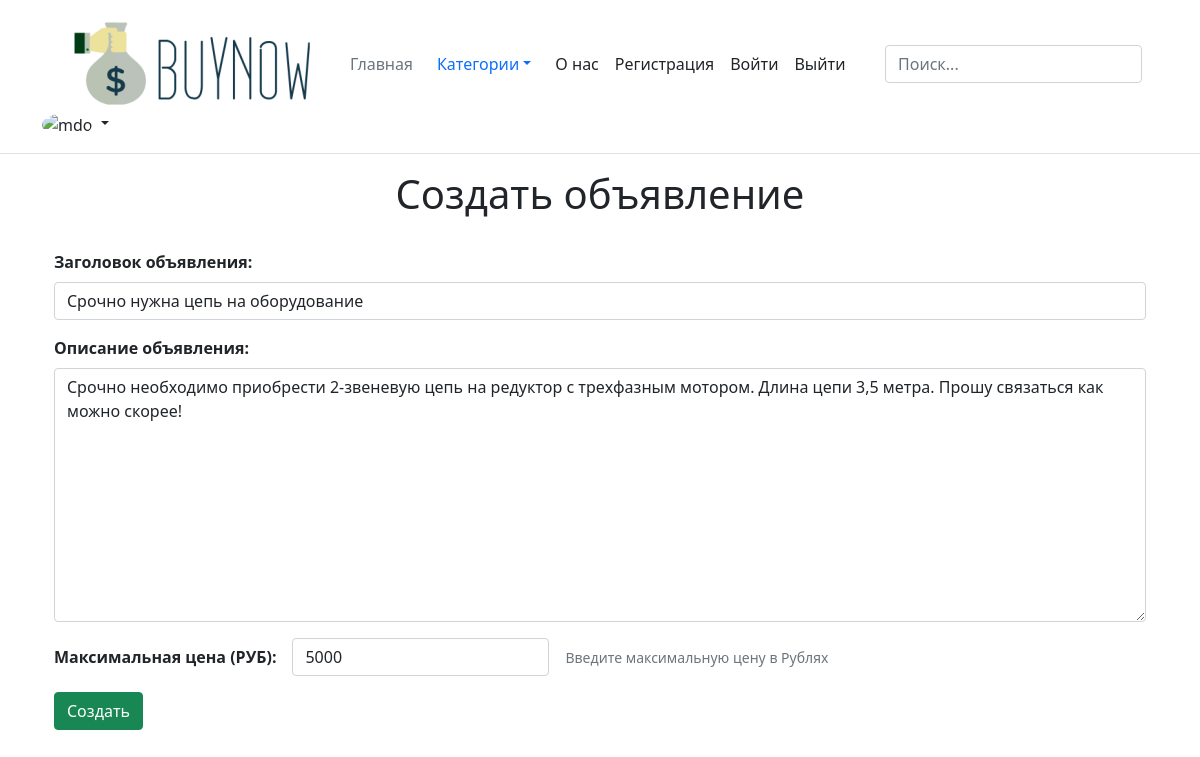
/Другое/edit_other/5/, run on the app's committed database.
### category_other/models.py (models this page shows)
class Other_Ad(Ad):
    category = 'Другое'
    class Meta:
        verbose_name = 'Другое'
        verbose_name_plural = 'Другое'

### category_other/forms.py
class OtherForm(CreateForm):
    class Meta(CreateForm.Meta):
        model = Other_Ad

### ad/general_services.py (called while the page is built)
def show_ad_edditing_page(request, Model_object, Model_form, ad_id, template):
    current_ad = Model_object.objects.get(id=ad_id)
    if request.method != 'POST':
        form = Model_form(instance=current_ad)
    else:
        form = Model_form(instance=current_ad, data=request.POST)
        if form.is_valid():
            form.save()
            return redirect('main')
    context = {'ad': current_ad, 'form': form}
    return render(request, template, context)

### category_other/views.py (called while the page is built)
def edit_other_ad(request, category_other_id):
    return show_ad_edditing_page(request, Other_Ad, OtherForm, category_other_id, 'category_other/edit_other.html')

### category_other/templates/category_other/edit_other.html (shortened to what this page needs)
{% extends 'category_other/create_other.html' %}

### ad/templates/ad/base_create_form.html (shortened to what this page needs)
{% extends 'ad/base.html' %}
{% block content %}
    <h1 align='center'>Создать объявление</h1><br>
    <form method="post">
        <div class="container">
            <div class="mb-3">
                    <label for="title" class="form-label"><b>Заголовок объявления:</b></label>
                    {{ form.title }}
            </div>
            <div class="mb-3">
                <label for="text" class="form-label"><b>Описание объявления:</b></label>
                {{ form.text }}
            </div>
            <div class="row g-3 align-items-center mb-3">
                <div class="col-auto">
                    <label for="max_price" class="col-form-label"><b>Максимальная цена (РУБ):</b></label>
                </div>
                <div class="col-auto">
                    {{ form.max_price }}
                </div>
                <div class="col-auto">
                    <span id="priceHelpLine" class="form-text">
                        Введите максимальную цену в Рублях
                    </span>
                </div>
            </div>
            <button type="submit" class="btn btn-success">Создать</button>
        </div>
    </form>
{% endblock %}

### data on the page
Other_Ad: title "Срочно нужна цепь на оборудование", text "Срочно необходимо приобрести 2-звеневую цепь на редуктор с трехфазным мотором. Длина цепи 3,5 метра. Прошу связаться как можно скорее!", max_price "5000"
